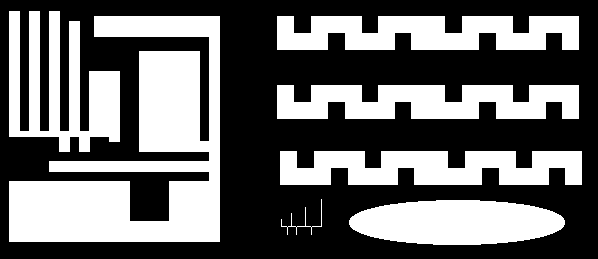
#> input picture lab13/ccl1.png, 598 x 259 px
$ jupyter execute 13_ccl.ipynb
#> lines starting #> are read from the running program, lines starting #| are printed output that depends on the picture; after the words box and inside, x2 and y2 are one past the last pixel; in counts of white or black regions, pixels touching at a corner belong together
# Indeksacja. Prosta klasyfikacja obiektów.

## Cel ćwiczenia
- zapoznanie z dwuprzebiegowym algorytmem indeksacji (ang. *connected component labelling*):
- zapoznanie z prostą klasyfikacją obiektów z wykorzystaniem współczynników kształtu,
- zadanie domowe: zmodyfikowana indeksacja dwuprzebiegowa i indeksacja jednoprzebiegowa.

## Indeksacja

Większość dotychczas poznanych i wykorzystywanych algorytmów przetwarzania obrazu wykonywała operacje na całym obrazie (lub co najwyżej dokonywany był podział obiekt/obiekty - tło. Np. różne metody segmentacji).
Patrząc na poniższny rysunek człowiek widzi dwa kwadraty.

Dla automatycznego systemu analizy i rozpoznawania obrazów przejście od etapu obiekty/tło do wyróżnienia dwóch kwadratów nie jest takie oczywiste i wymaga zastosowania jakieś formy indeksacji - czyli przypisania każdemu z pikseli uznanych za należące do obiektów (tu białych) jakieś etykiety (w naszym przypadku będą to dwie etykiety, ew. dodatkowa oznaczająca tło).

W tej części ćwiczenia zaprezentowany zostanie tzw. dwuprzebiegowy algorytm indeksacji (ang. *two-pass connected component labelling*).
Jego nazwa związana jest z koniecznością wykonania dwukrotnego odwiedzenia każdego z pikseli obrazu (dwie pętle/iteracje po obrazie).
Istnieją również tzw. jednoprzebiegowe algorytmy indeksacji - por. zadnie domowe.

## Opis algorytmu

- Na wejściu mamy obraz po binaryzacji - zakładamy, że piksele białe ('1', '255') należą do obiektów, tło jest czarne.

- W pierwszej iteracji obraz analizujemy linia po linii, od lewej do prawej, aż do napotkania pierwszego piksela o wartości różnej od '0'.
  W tej sytuacji dokonujemy analizy otoczenia piksela:


  gdzie: **X**  rozważany piksel, **A,B,C,D** - sąsiedzi z otoczenia.
  Uwaga. W przykładzie pokazano tzw. sąsiedztwo 8-elementowe.
  Niekiedy stosuje się również wersję 4-elementową (praktycznie bardzo rzadko).
  Wtedy analizie podlegałyby by tylko piksele **B** i **D**.

- Możliwe są następujące przypadki dla otoczenia __A,B,C,D__:
    - (a) wszystkie należą do tła __A,B,C,D == 0__.
      Wtedy znaleziony piksel __X__ należy do nowego obiektu - nadajemy mu zatem etykietę __L+1__ __X = L+1}__ - przez __L__ rozumiemy poprzednią etykietę.
	  Uwaga. Przed uruchomieniem algorytmu __L__ należy zainicjować wartością  '1'
    - (b) jeden lub więcej pikseli ma przypisaną aktualną etykietę **L**.
	  Wtedy rozważanemu pikselowi przypisujemy etykietę **L** - **X = L**.
    - (c) w otoczeniu występują piksele o różnych etykietach np. *L1* i *L2*.
	  Wtedy przyjmuje się zasadę, że rozważanemu pikselowi *X* przypisuje się mniejszą z wartości *L1* i *L2* (*X = min(L1,L2)*).

## Implementacja:

- Wczytaj obraz *ccl1.png*, wyświetl go.
  Po krótkiej analizie można zauważyć, że występuje na nim 7 odrębnych obiektów.
      Ich ``wykrycie'' będzie naszym celem.

- Na podstawie opisu algorytmu podanego wcześniej zaimplementuj tzw. pierwszą fazę indeksacji (ang. _first pass_):
    - uwaga ogólna - algorytm jest dość prosty i łatwy w implementacji,
    - obliczenia powinny odbywać się w pętlach `for` - iteracja po całym obrazku.
      Warto pominąć pierwszy wiersz i pierwszą oraz ostatnią kolumnę, aby  wyeliminować problem z brakiem kontekstu (można np. założyć, że pikseli brzegowych nie ma, bo wcześniej wykonane zostało morfologiczne czyszczenie brzegu).
    - dla przypomnienia iteracja po macierzy w Python - pętla zewnętrzna - wiersze, pętla wewnętrzna - kolumny – tj. pierwsza współrzędna to wiersz, a druga kolumna,
    - rozmiar obrazka można odczytać np. poleceniem: `yy, xx = img.shape`
      Przy takim przypisaniu `yy` oznacza liczbę wierszy (wysokość obrazka), a `xx` liczbę kolumn (szerokość obrazka),
    - działania podejmujemy tylko w przypadku, gdy aktualnie analizowany piksel ma wartość różną od zera (gdy należy do obiektu),
    - najtrudniejszym elementem jest analiza otoczenia piksela i stwierdzenie, z którym z przypadków (a), (b) czy (c) mamy do czynienia.
      Problem można rozwiązać jakkolwiek (tylko dobrze), poniżej prezentowana jest jedna z możliwości.
    - na początku tworzymy listę pikseli, które stanowią otoczenie piksela X (A, B, C, D) np: ` neighbours = [img[j - 1, i - 1], ... `
    - następnie sprawdzamy czy nie występuje przypadek (a) - czyli czy suma sąsiadów nie wynosi 0 -  ` neigh_sum = np.sum(neighbours)`, jeżeli tak to `X = L` oraz `L=L+1`.
      Uwaga proszę nie zapomnieć zainicjalizować etykiety `L` wartością 1.
    - jeżeli `neigh_sum > 0`, mamy do czynienia z przypadkiem (b) lub (c).
      Eliminujemy zerowe elementy z listy `sasiedzi` (`neighbours = filter(lambda x: x != 0, neighbours)`), a następnie znajdujemy minimum i maksimum nowej listy `neighbours` (funkcje `min` i `max` z _numpy_).
    - z przypadkiem (b) będziemy mieli do czynienia, gdy *minimum = maksimum*.
      Wtedy jako etykietę przypisujemy `X = minimum = maksimum`.
      Gdy *minimum != maksimum* mamy przypadek (c).
      Wtedy etykieta `X = minimum` - taką przyjmujemy konwencję,
    - uwaga 1 - algorytm operuje (czyta punkty z otoczenia i zapisuje kolejne indeksy L) na tym samym obrazie wejściowym,
    \item uwaga 2 - przed implementacją metody obsługi konfliktów przypadki (b) i (c) działają tak samo, ale dla potrzeb dalszych kroków należy je rozróżnić,

- Wykonaj indeksację obrazu za pomocą zaimplementowanego algorytmu.
  Jeżeli wszystko zostało poprawnie napisane, to wynik powinien wyglądać mniej więcej tak jak na poniższym rysunku. Takie porównanie stanowić będzie pierwszy test poprawności implementacji algorytmu.


[cell 1]
import os
import cv2
import matplotlib.pyplot as plt
import numpy as np

if not os.path.exists("ccl1.png") :
    !wget https://raw.githubusercontent.com/vision-agh/poc_sw/master/13_CCL/ccl1.png --no-check-certificate
if not os.path.exists("shapes.png") :
    !wget https://raw.githubusercontent.com/vision-agh/poc_sw/master/13_CCL/shapes.png --no-check-certificate
if not os.path.exists("shapesReal.png") :
    !wget https://raw.githubusercontent.com/vision-agh/poc_sw/master/13_CCL/shapesReal.png --no-check-certificate

[cell 2]
ccl1 = cv2.imread('ccl1.png', cv2.IMREAD_GRAYSCALE)
#> ccl1: shape (259, 598); 41.1% white; 7 white regions, largest, box (x1, y1, x2, y2) and area: (9, 16, 220, 242) 23561, (9, 11, 120, 152) 8081, (277, 16, 579, 50) 8024
plt.imshow(ccl1, 'gray'), plt.axis('off')
_=plt.show()

[cell 3]
from typing import Optional
def ccl(img: np.ndarray, disp_objects: bool=False) -> Optional[np.ndarray]:
#> called with disp_objects = True
    n,m = img.shape
    # Implementacja pierwszego kroku indeksacji
    L = 1 # object label/index
    for i in np.arange(start=1, stop=n-1, step=1):
        for j in np.arange(start=1, stop=m-1, step=1):
            if img[i,j] != 0:
                neighbours = np.array([img[i-1, j-1], img[i-1, j], img[i-1, j+1], img[i, j-1]])
                if np.sum(neighbours) == 0: # a)
                    img[i,j] = L
                    L += 1
                else:
                    neighbours = [e for e in neighbours if e != 0]
                    n_min = np.min(neighbours)
                    n_max = np.max(neighbours)
                    if n_min == n_max: # b)
                        img[i,j] = L
                    else: # c)
                        img[i,j] = n_min
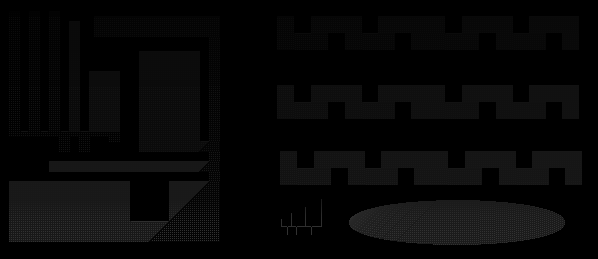
#> img: shape (259, 598); min 0, max 49, mean 7.1
#> after the loop, L = 49
    print('Number of objects: {}'.format(L))
#| Number of objects: 49
    if disp_objects:
        fig, ax = plt.subplots(1,1,figsize=(6,6))
        ax.imshow(img, 'binary')
        ax.axis('off')
    else:
        return img

[cell 4]
ccl(ccl1, True)

## Dyskusja:

- W wyniku indeksacji uzyskujemy obraz, na którym wyróżnionych jest wiele obiektów (dokładnie 48) - a faktycznie jest tylko 7. Zastanówmy się z czego to wynika.

- Zacznijmy od prostego przypadku przedstawionego na poniższym rysunku:


  Obraz analizowany jest linia po linii.
  Zatem pierwszą etykietę dostanie słupek po prawej.
  Późnej ten po lewej.
  Postępując zgodnie z podanym algorytmem, w pewnym momencie (piksel wyróżniony na obrazku) dojdzie do sytuacji, w której w otoczeniu danego piksela znajdą się dwie różne etykiety (tu: '1' i '2').
  Wtedy zgodnie z przyjętą metodologią przypisujemy niższą, tj. '1'.
  Problem jaki powstaje, to brak zapamiętania informacji o tym, że wystąpił taki konflikt tj. że powinno nastąpić połączenie etykiet '1' i '2'.
  Z tego powodu wynik działania algorytmu nie jest poprawny.

-  Przeanalizujmy jeszcze jeden, bardziej złożony przykład z rysunku poniżej:


   Słupek po prawej dostaje indeks '1', a po lewej '2'.
   W czwartej linii występuje piksel, który ma w swoim sąsiedztwie (A,B,C,D) same piksele czarne.
   Dlatego dostaje etykietę '3'.
   Jednak w następnym kroku okazuje się, że następuje konflikt '3' z '1' (połączenie).
   W kolejnym wierszu występuje konflikt '2' i '3'.
   Warto zwrócić uwagę, że w tym przypadku trzeba uniknąć sytuacji ''utraty'' informacji o połączeniu '1' z '2' przez '3'.

- W literaturze zaproponowano wiele sposobów reprezentacji i rozwiązywania przedstawionych konfliktów:
    - 2-krotki,
    - n-krotki,
    - tablica dwuwymiarowa,
    - grafy + przeszukiwanie grafu wgłąb.
 W obecnym ćwiczeniu zastosujemy ostatnie podejście, które jest najprostsze do realizacji.

- Opisane konflikty możemy przechowywać w strukturze zbiorów rozłącznych (ang. _union find_).
  Jest to zagadnienie znane z przedmiotu ''Algorytmy i struktury danych''.
  Poniżej zostanie zaprezentowane krótkie przypomnienie.

- Mamy $N$ obiektów. W naszym przypadku to jest $N$ etykiet.
  Chcemy przechowywać informację o sytuacji, w której następuje łączenie etykiet tj. interesują nas zbiory obiektów połączonych.
  Przykład trzech zbiorów zamieszczono na rysunku:


- W ramach rozważanej struktury implementuje się dwie operacje:
    - *find* (znajdź) - sprawdzenie czy dwa obiekty należą do tego samego zbioru połączonego,
	- *union* (połącz) - wprowadź połączenie pomiędzy dwoma obiektami.

- Z punktu widzenia naszych potrzeb ważna jest funkcja _union_. Przykład dodania połączenia pomiędzy obiektami '2' a'3' pokazano na rysunku:


- Strukturę oraz obie operacje można zaimplementować na kilka sposobów.
  Zainteresowanych odsyłam do literatury przedmiotu.
  My zastosujemy podejście _quick-union_.
  Nie jest ono specjalnie wydajnie, ale bardzo proste do implementacji.

- Nasz graf, w którym wierzchołki oznaczają etykiety, a krawędzie połączenia między etykietami, zapiszemy w tablicy jednowymiarowej `id[]` o rozmiarze $N$ (maksymalna liczba etykiet).
  Interpretacja pola w tablicy: `id[i]` jest rodzicem `i`.
  Korzeń elementu `i` jest dany jako: `id[id[id[...id[i]...]]]`.

- Przeanalizujmy jak to działa na prostym przykładzie.
  Mamy dany poetykietowany obraz:


  Występuje na nim pięć konfliktów oznaczonych A, B, C, D i E  (uwaga w trakcie działania algorytmu pojawią się właśnie w takiej kolejności).

- Sytuację wyjściową opisuje poniższy rysunek:


   Tablica `id` wypełniona jest kolejnymi indeksami.

- W algorytmie _quick-union_, aby połączyć elementy $p$ i $q$ należy ustawić $id$ korzenia $q$ pod adres korzenia elementu $p$.
Uwaga. Zakładamy, że $p$ < $q$.
Można to zapisać jako: `id[root(p)] = root(q)`.
Nasze pierwsze połączenie (A) to 4 z 2.
Po tej operacji sytuacja będzie wyglądać następująco:


W tym przypadku korzenieniem obu elementów są same elementy, zatem operacja jest dość prosta.

- Kolejny krok tj. połączenie  2 z 1 -  sytuacja B:


Element 1 jest korzeniem.
Element 2 już nie, ponieważ `id[2]==4`.
Sprawdzamy zatem `id[4]`.
Okazuje się, że `id[4] == 4` tj. jest to korzeń.
Zatem korzeniem dla elementu 2 jest 4.
Dokonujemy stosownej modyfikacji w tablicy `id[1] = 4`.

-  Kolejne połączenie to 6 z 3 (C):


- Kolejne połączenie to 5 z 1.


Szukamy korzenia elementu 1.
Znajdujemy, że to jest 4.
Zatem łączymy 5 i 4.

- Ostatnie połączenie to 6 z 5.


-  Ostatni krok to wykorzystanie informacji zawartej w tablicy `id` do wyznaczenia przekodowania LUT (ang. _look-up table_), które pozwoli nam nadać poprawne etykiety wszystkim pikselom.
      Zasadniczo sprowadza się on do obliczenia dla każdej możliwej etykiety jej korzenia.
      W naszym przypadku zawsze otrzymamy 6, gdyż wszystkie piksele są ze sobą połączone i stanowią jeden obiekt.

## Implementacja:

- Implementacja jest dużo prostsza i krótsza od powyższego opisu.
  Istotne jest tylko dobre zrozumienie algorytmu _union-find_.

- Potrzebne będą nam dwie funkcje pomocnicze:

    - `root` - obliczanie korzenia zgodnie z podanym opisem (odpowiednia pętla `while`). Funkcja pobiera indeks elementu oraz tablicę, a zwraca indeks korzenia.
    - `union` - realizacja operacji unii. Argumenty to indeksy `p` i `q` oraz tablica, a wyniki to zmodyfikowana tablica.

- Na początku, przed pierwszym przebiegiem algorytmu indeksacji, tworzymy tablicę `id` i inicjujemy ją wartościami od 1 do $N$.
  Dla rozważanego przykładu wystarczy $N = 100$.

- Następnie, w przypadku wystąpienia konfliktu (przypadek ()c)), tworzymy unię pomiędzy etykietą mniejszą i większą.

- Po pierwszym przebiegu tworzymy, w opisany powyżej sposób, przekodowanie LUT (pętla po `id` i funkcja `root`). Powstaje nam tablica `lut`.

- Implementujemy drugi przebieg po obrazie.
  Jest on bardzo prosty.
  Dla każdego piksela, który nie jest tłem (o etykiecie większej od 0) realizujemy przekodowanie LUT (`lut_table[img[j, i] - 1]`).
  Otrzymany w ten sposób obraz wyświetlamy.
  Powinniśmy uzyskać poprawne etykietowanie.

[cell 5]
from typing import Optional

def root(idx: int, tab: list) -> int:
    r = idx
    while tab[r] != r:
        r = tab[r]
    return tab[r]

def union(p: int, q: int, tab: list) -> list:
    tab[root(p, tab)] = root(q, tab)
    return tab

def ccl_union(img: np.ndarray, N: int=100) -> None:

#> called with N = 100
    idx = [i for i in np.arange(start=0, stop=N+1, step=1)]
    img = ccl(img, disp_objects=False)
#| Number of objects: 49
    n,m = img.shape

    # Implementacja pierwszego kroku indeksacji
    L = 1
    for i in np.arange(start=1, stop=n-1, step=1):
        for j in np.arange(start=1, stop=m-1, step=1):
            if img[i,j] != 0:
                neighbours = np.array([img[i-1, j-1], img[i-1, j], img[i-1, j+1], img[i, j-1]])
                if np.sum(neighbours) == 0: # a)
                    img[i,j] = L
                    L += 1
                else:
                    neighbours = [e for e in neighbours if e != 0]
                    n_min = np.min(neighbours)
                    n_max = np.max(neighbours)
                    if n_min == n_max: # b)
                        img[i,j] = L
                    else: # c)
                        img[i,j] = n_min
                        idx = union(n_max, n_min, idx)

    lut = [i for i in np.arange(start=0, stop=N+1, step=1)]
    for i in lut:
        lut[i] = root(i, idx)

    for i in np.arange(start=0, stop=n, step=1):
        for j in np.arange(start=0, stop=m, step=1):
            if img[i,j] != 0:
                img[i,j] = lut[img[i,j]]

    fig, ax = plt.subplots(1,1,figsize=(10,10))
    ax.imshow(img, 'binary')
    ax.axis('off')

[cell 6]
ccl_union(ccl1)

## Indeksacja wbudowana w OpenCV

W OpenCV dostępna jest funkcja `connectedComponents`, która pozwala wykonać indeksację.
Proszę sprawdzić jej działanie na używanym wcześniej obrazie.

[cell 7]
# Indeksacja wbudowana w OpenCV
retval, labels = cv2.connectedComponents(ccl1)
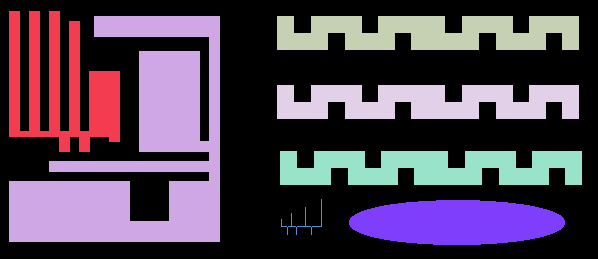
#> labels: shape (259, 598) int32; 8 distinct labels, from 0 to 7; one colour per label, 0 black
plt.imshow(labels, 'gray')

## Rozpoznawanie obiektów z wykorzystaniem współczynników kształtu

Współczynniki kształtu są pewnymi parametrami liczbowymi opisującymi kształt obiektu.
Pozwala to na użycie ich do automatycznego rozpoznawania obiektów.
Teoretycznie współczynniki kształtu (dobre) powinny być niezależne od zmiany położenia obiektu, jego orientacji i wielkości.
W praktyce okazuje się jednak, że wartości współczynników zmieniają się w pewnym zakresie nawet dla obiektów należących do tych samych klas (te same kształty - przykład obracany kwadrat).
Wynika z tego konieczność uwzględnienia pewnej tolerancji wartości współczynników kształtu wykorzystywanych w praktycznych zastosowaniach analizy i rozpoznawania obrazu.

# Implementacja dla obrazu sztucznego

- Wczytaj obraz _shapes.png_.
  Wyświetl go.
  Pierwszym etapem zadania będzie wybranie współczynników kształtu i przedziałów ich wartości - takich, które pozwolą na wykrycie konkretnych kształtów.
  Do wyboru jest kwadrat lub krzyżyk (koło jest zbyt łatwe).

- Obok ''klasycznych'' współczynników kształtu tj. Blair-Bliss, Malinowskiej, Haralick, występują współczynniki będące pochodnymi momentów geometrycznych tzn. momenty Hu [https://en.wikipedia.org/wiki/Image_moment]. Wykorzystamy je w naszym ćwiczeniu.

- Pierwszy krok to indeksacja obrazu - poznana funkcja `connectedComponents`.
- Następnie w pętli, dla kolejnych obiektów wyznaczamy współczynniki Hu.
    - po pierwsze należy ''wybrać'' z obrazu dany obiekt np. `I = (ccl == s)*1` oraz `I = I.astype('uint8')`
    - po drugie obliczyć momenty geometryczne - `cv2.moments(I)`
    - po trzecie, na podstawie momentów, obliczyć momentu Hu `cv2.HuMoments(moments)`
- Mając wyznaczone współczynniki musimy jest przeanalizować. W tym celu dobrze ja jakoś wyświetlić w postaci macierzy - proszę to rozwiązać samodzielnie.

- Na podstawie analizy należy wybrać próg (jeden lub więcej) i zrealizować stosowną filtrację tj. usunąć ''niechciane'' kształty.

[cell 8]
# Rozpoznawanie obiektów sztucznych
shapes = cv2.imread('shapes.png', cv2.IMREAD_GRAYSCALE)
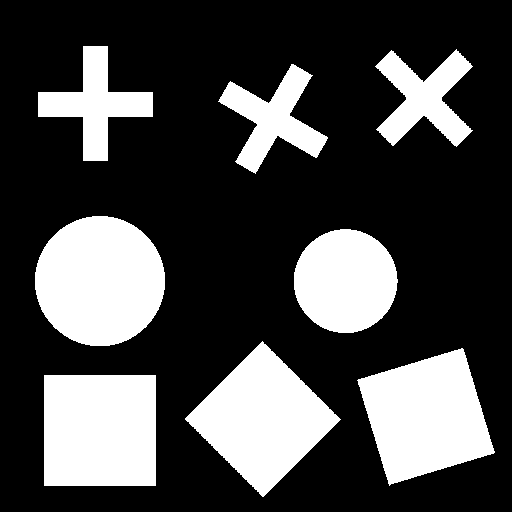
#> input picture lab13/shapes.png, 512 x 512 px
#> shapes: shape (512, 512); 28% white; 8 white regions, largest, box (x1, y1, x2, y2) and area: (35, 216, 165, 346) 13293, (44, 375, 156, 486) 12432, (185, 341, 341, 497) 12212
retval, shapes_ind = cv2.connectedComponents(shapes)
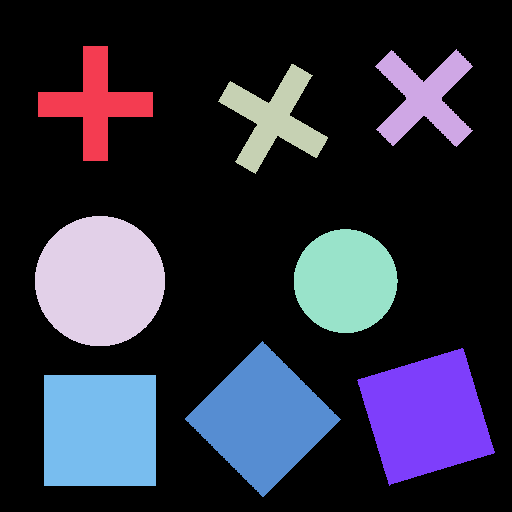
#> shapes_ind: shape (512, 512) int32; 9 distinct labels, from 0 to 8; one colour per label, 0 black
s = 3
img = (shapes_ind == s).astype('uint8')
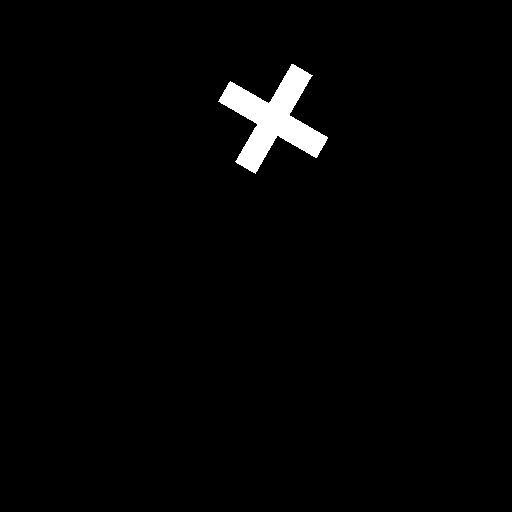
#> img: shape (512, 512); values 0 (black) and 1 (white), 1.9% white; 1 white region, box (x1, y1, x2, y2) and area: (218, 64, 328, 174) 4857
img_moments = cv2.moments(img)
img_Hu = cv2.HuMoments(img_moments)
moms = ['{}: {}'.format(k,img_moments[k]) for k in list(img_moments.keys())]
for m in moms:
    print(m)
#> this loop made 24 passes
#> m on passes 1 to 8: 'm00: 4857.0', 'm10: 1326278.0', 'm01: 576066.0', 'm20: 365194890.0', 'm11: 157307529.0', 'm02: 71354192.0', 'm30: 101377895336.0', 'm21: 43315765179.0'
#> (printed output is left out)
for i,m in enumerate(img_Hu):
    print('Hu_{}: {}'.format(i,m))
#> this loop made 7 passes
#> m on passes 1 to 7: [0.257], [1.5e-07], [2.74e-05], [1.74e-06], [1.2e-11], [-6.73e-10], [-1.49e-13]
#> (printed output is left out)
fig, ax = plt.subplots(1, 2, figsize=(14, 5))
ax[0].imshow(shapes, 'gray'), ax[0].axis('off'), ax[0].set_title('original')
_ = ax[1].imshow(img, 'gray'), ax[1].axis('off'), ax[1].set_title('selected shape with label: {}'.format(s))

# Implementacja dla obrazu rzeczywistego

- Podobne ćwiczenie należy zrealizować dla obrazu rzeczywistego _shapesReal.png_.
- Uwaga. Wykorzystując poznane metody przetwarzania obrazu doprowadź obraz do postaci binarnej (usuń ew. zakłócenia itp.).
- Uwagi:
    - należy z obrazu wyeliminować małe grupki pikseli - tak aby nie zostały poindeksowane,
    - obiektów powinno być 13,
    - może się okazać, że zajdzie potrzeba modyfikacji warunków na współczynniki albo wręcz wprowadzenia dodatkowych współczynników.
    - warto zaznaczyć, że opisane podejście tj. ''ręczne'' wyznaczanie przedziałów parametrów stosuje się tylko do bardzo prostych problemów. W rzeczywistych aplikacjach rozpoznawania obrazu stosuje się tzw. uczenie maszynowe i klasyfikatory typu sztuczne sieci neuronowe, algorytm k-NN, czy SVM.

- Sposób postępowania jest zasadniczo bardzo podobny do tego użytego wcześniej. Przy czym, ponieważ obiektów jest więcej, warto je sobie ''opisać'' - ułatwia to analizę:
    - użyjemy funkcji `connectedComponentsWithStats` - pozwala ona wyliczyć statystyki (pole, prostokąt otaczający oraz centroid). Szczegóły użycia proszę sprawdzić w dokumentacji,
    - wykonujemy kopię obrazu poindeksowanego (`ccl_vis = ccl.copy()`),
    - w pętli po obiektach wypisujemy numery:
      `cv2.putText(ccl_vis,str(label_num),(int(centroids[s,0]),int(centroids[s,1])),cv2.FONT_HERSHEY_SIMPLEX,1,(20,0,0),2)`
      Argumenty to odpowiednio: obraz, tekst, jego położenie, czcionka, rozmiar, kolor, grubość).
      Zwracam uwagę na kolor, tu dobrze jest dać wartość nieco większą niż maksymalna etykieta.
      Inaczej wystąpi problem z czytelnością wizualizacji.

- Przeprowadzamy podobną analizę jak wcześniej i dobieramy odpowiednie warunki/progi.
- W efekcie powinniśmy uzyskać obraz z krzyżykami, kwadratami lub kółkami.

[cell 9]
# Rozpoznawanie obiektów rzeczywistych
shapes_real = cv2.imread('shapesReal.png', cv2.IMREAD_GRAYSCALE)
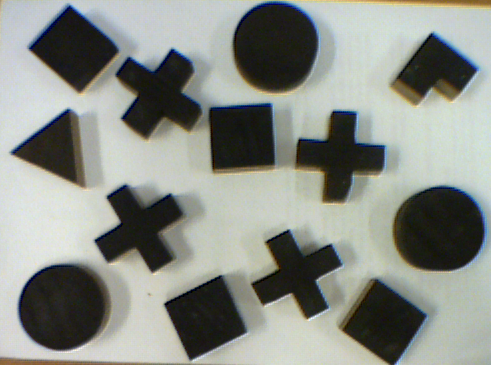
#> input picture lab13/shapesReal.png, 491 x 365 px
_ = plt.imshow(shapes_real, 'gray'), plt.axis('off')
shapes_real_n = 255 - shapes_real
#> (the rest of the program and of its run is left out)
